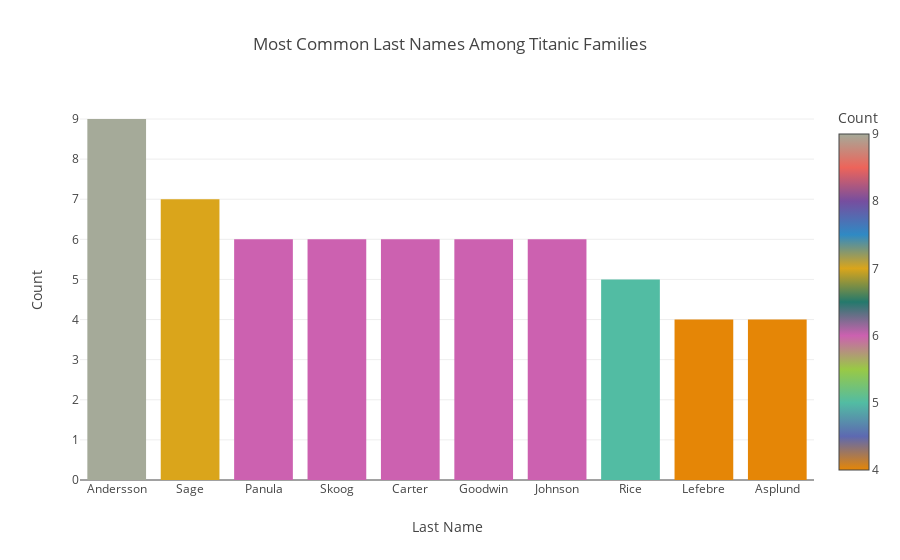

Notebook cell for this chart:
### Code cell
# 5) Create visualization that answers the question:
st.write("What are the most common last names among Titanic families, and how many families share each last name?")
"""
    Creating a function called 'visualize_families()' that creates a bar chart showing the most common last names among Titanic families and how many families share each last name
    The bar chart displays the count of each last name on the x-axis and the last names on the y-axis
    The chart is sorted in descending order to highlight the most common last names
"""

def visualize_families(df):
    last_name_counts = last_names(df.copy())
    last_name_counts.name = 'count'
    last_name_counts = last_name_counts.reset_index()
    last_name_counts = last_name_counts.rename(columns={'index': 'Last_Name'})
    fig2 = px.bar(last_name_counts.head(10), x='Last_Name', y='count',
                 title='Most Common Last Names Among Titanic Families',
                 labels={'Last_Name': 'Last Name', 'count': 'Count'},
                 color='count',
                 color_continuous_scale=px.colors.qualitative.Vivid)
    return fig2
fig2 = visualize_families(df)
fig2.show()

### Figure 1 — Plotly figure (JSON) as saved in the notebook; plotly's stock layout.template omitted (floating-point values rounded to 4 significant figures)
{"data": [{"hovertemplate": "Last Name=%{x}<br>Count=%{marker.color}<extra></extra>", "legendgroup": "", "marker": {"color": [9, 7, 6, 6, 6, 6, 6, 5, 4, 4], "coloraxis": "coloraxis", "pattern": {"shape": ""}}, "name": "", "orientation": "v", "showlegend": false, "textposition": "auto", "type": "bar", "x": ["Andersson", "Sage", "Panula", "Skoog", "Carter", "Goodwin", "Johnson", "Rice", "Lefebre", "Asplund"], "xaxis": "x", "y": [9, 7, 6, 6, 6, 6, 6, 5, 4, 4], "yaxis": "y"}], "layout": {"barmode": "relative", "coloraxis": {"colorbar": {"title": {"text": "Count"}}, "colorscale": [[0, "rgb(229, 134, 6)"], [0.1, "rgb(93, 105, 177)"], [0.2, "rgb(82, 188, 163)"], [0.3, "rgb(153, 201, 69)"], [0.4, "rgb(204, 97, 176)"], [0.5, "rgb(36, 121, 108)"], [0.6, "rgb(218, 165, 27)"], [0.7, "rgb(47, 138, 196)"], [0.8, "rgb(118, 78, 159)"], [0.9, "rgb(237, 100, 90)"], [1, "rgb(165, 170, 153)"]]}, "legend": {"tracegroupgap": 0}, "title": {"text": "Most Common Last Names Among Titanic Families"}, "xaxis": {"anchor": "y", "domain": [0, 1], "title": {"text": "Last Name"}}, "yaxis": {"anchor": "x", "domain": [0, 1], "title": {"text": "Count"}}}}
